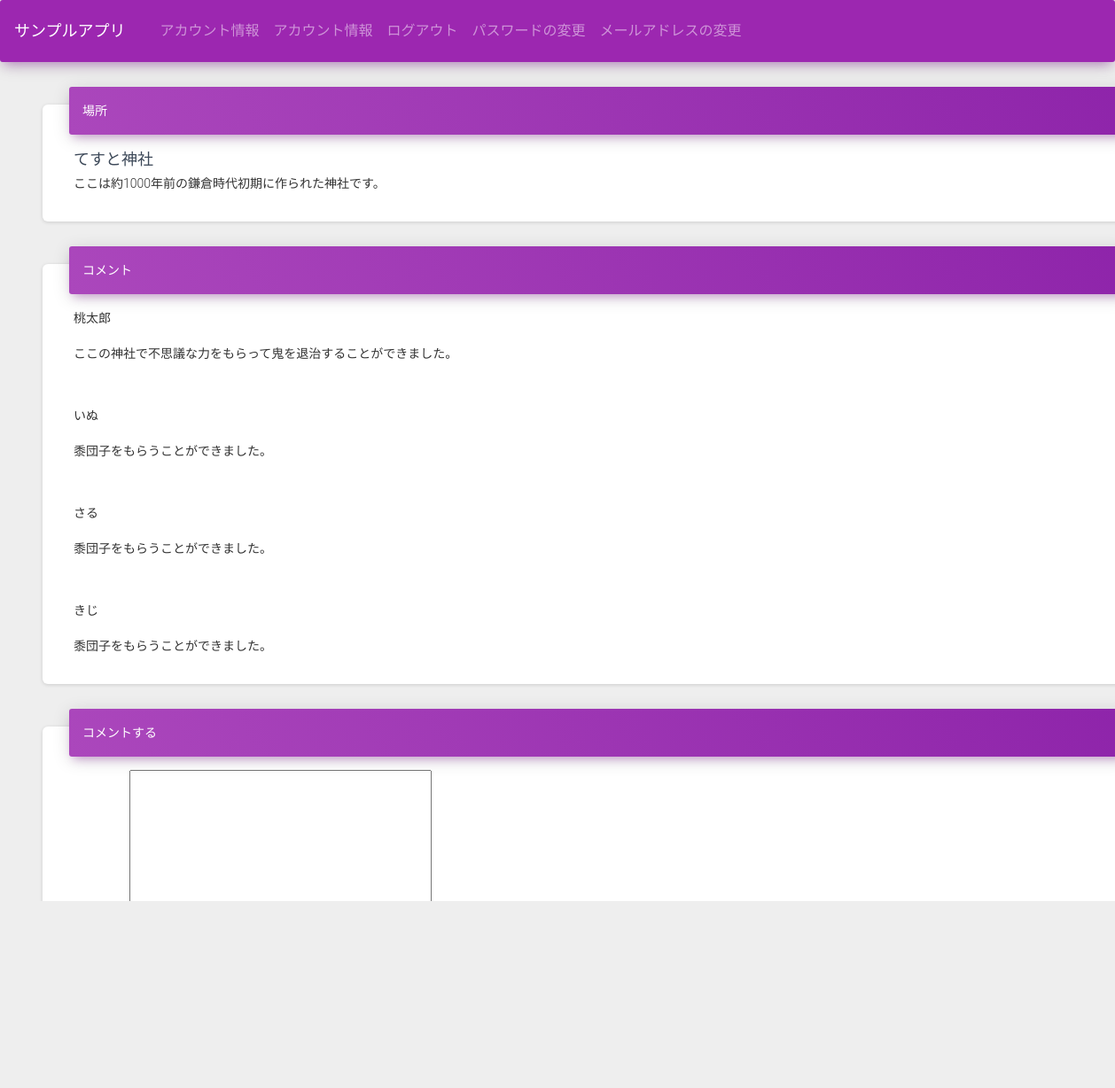
Screenshot of /place/detail/1/ (signed in) with the database file from the repository.
### place/models.py (models this page shows, shortened)
class Place(models.Model):
    name = models.CharField(max_length=255)
    text = models.TextField()
    lan = models.FloatField()
    lat = models.FloatField()
    attribute = models.CharField(max_length=50)

class PlaceComment(models.Model):
    place = models.ForeignKey(Place, on_delete=models.CASCADE)
    user_name = models.CharField('ユーザ名',max_length=50)
    text = models.TextField('コメント')

### place/views.py (the view)
# urls.py: path('detail/<int:pk>/', detail_place, name='detail_place'),
@transaction.atomic
def detail_place(request, pk):
    place = get_object_or_404(Place, pk=pk)
    comment = PlaceComment.objects.filter(place=place)
    comment_form = PlaceCommentForm(request.POST or None)
    template = 'place/detail_place.html'
    if request.method == "POST" and comment_form.is_valid():
        new_comment = comment_form.save(commit=False)
        new_comment.place = place
        new_comment.save()
        comment_form = PlaceCommentForm()
    contexts = {
        'place': place,
        'comment': comment,
        'form': comment_form,
    }
    return render(request, template, contexts)

### place/forms.py
class PlaceCommentForm(forms.ModelForm):
    class Meta:
        model = PlaceComment
        fields = ('text', 'user_name')

### place/templates/place/detail_place.html (shortened to what this page needs)
{% extends 'place/base.html' %}
{% block content %}
<div class="card col-md-12 m-5">
  <div class="card-header card-header-primary">
    場所
  </div>
  <div class="card-body">
    <h4 class="card-title">{{ place.name }}</h4>
    <p>{{ place.text }}</p>
  </div>
</div>
<div class="card col-md-12 m-5">
  <div class="card-header card-header-primary">
    コメント
  </div>
  {% for comment in place.placecomment_set.all %}
  <div class="card-body">
    <p>{{ comment.user_name }}</p>
    <p>{{ comment.text }}</p>
  </div>
  {% endfor %}
  </div>
<div class="card col-md-12 m-5">
  <div class="card-header card-header-primary">
    コメントする
  </div>
  <form method="post">
    <div class="card-body">
      {{ form.as_p }}
    </div>
    <button type="submit">投稿する</button>
  </form>
</div>
{% endblock %}

### rows the page displays
Place: name "てすと神社", text "ここは約1000年前の鎌倉時代初期に作られた神社です。"
PlaceComment: user_name "桃太郎", text "ここの神社で不思議な力をもらって鬼を退治することができました。"
PlaceComment: user_name "いぬ", text "黍団子をもらうことができました。"
PlaceComment: user_name "さる", text "黍団子をもらうことができました。"
PlaceComment: user_name "きじ", text "黍団子をもらうことができました。"
